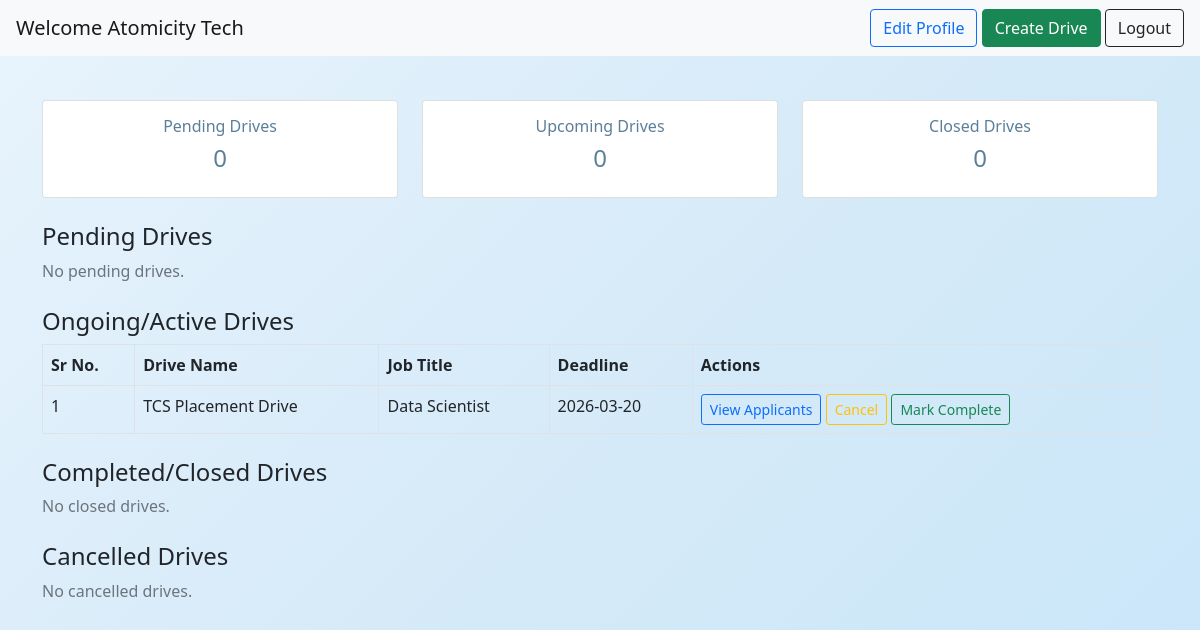
The app's page /company_dashboard/3, older data.
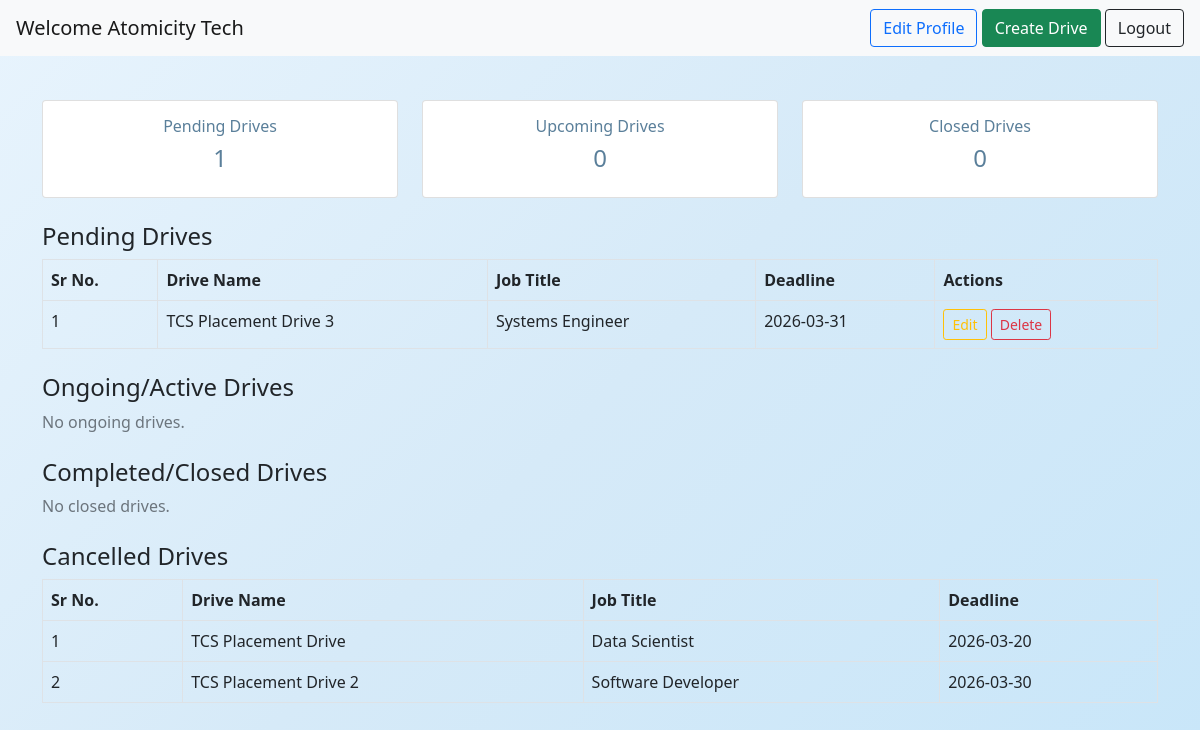
The same page, newer data.
### application/models.py (models this page shows)
class Drive(db.Model):
    __tablename__ = 'drive'
    id = db.Column(db.Integer, primary_key=True)
    company_id = db.Column(db.Integer, db.ForeignKey('company.id'), nullable=False)
    drive_name = db.Column(db.String(150), nullable=False)
    job_title = db.Column(db.String(200), nullable=False)
    job_description = db.Column(db.Text, nullable=False)
    eligibility = db.Column(db.String(300))
    salary = db.Column(db.String(100))
    deadline = db.Column(db.Date, nullable=False)
    status = db.Column(db.String(20), default="Pending")
    created_at = db.Column(db.DateTime, default=lambda: datetime.now(timezone.utc))
    applications = db.relationship('Application', backref='drive', lazy=True)

### application/controllers.py (the view)
@app.route("/company_dashboard/<int:user_id>")
def company_dashboard(user_id):
    company = Company.query.filter_by(user_id=user_id).first()
    today = date.today()
    ongoing_drives = Drive.query.filter(
        Drive.company_id == company.id,
        Drive.status == "Approved",
        Drive.deadline >= today        # deadline not yet passed
    ).all()
    pending_drives = Drive.query.filter_by(company_id=company.id, status="Pending").all()
    closed_drives = Drive.query.filter_by(
        company_id=company.id,
        status="Closed"
    ).all()
    cancelled_drives = Drive.query.filter_by(
        company_id=company.id,
        status="Cancelled"
    ).all()
    return render_template(
        "company_dash.html",
        company=company,
        ongoing_drives=ongoing_drives,
        pending_drives=pending_drives,
        closed_drives=closed_drives,
        cancelled_drives=cancelled_drives
    )

### templates/company_dash.html (shortened to what the changed rows need)
<!DOCTYPE html>
<html>
<head>
  <link href="https://cdn.jsdelivr.net/npm/bootstrap@5.0.2/dist/css/bootstrap.min.css" rel="stylesheet">
  <link rel="stylesheet" href="/static/style.css">
</head>
<body>
<div class="container mt-4">
  <div class="row mb-4">
    <div class="col">
      <div class="card text-center p-3">
        <h6>Pending Drives</h6>
        <h4>{{ pending_drives|length }}</h4>
      </div>
    </div>
    <div class="col">
    </div>
    <div class="col">
    </div>
  </div>
  <h4 class="mt-4">Pending Drives</h4>
  {% if pending_drives %}
  <table class="table table-bordered">
    <thead>
      <tr>
        <th>Sr No.</th>
        <th>Drive Name</th>
        <th>Job Title</th>
        <th>Deadline</th>
        <th>Actions</th>
      </tr>
    </thead>
    <tbody>
      {% for d in pending_drives %}
      <tr>
        <td>{{ loop.index }}</td>
        <td>{{ d.drive_name }}</td>
        <td>{{ d.job_title }}</td>
        <td>{{ d.deadline }}</td>
        <td>
          <a href="/edit_drive/{{ d.id }}/{{ company.user_id }}"
             class="btn btn-outline-warning btn-sm">Edit</a>
          <a href="/delete_drive/{{ d.id }}/{{ company.user_id }}"
             class="btn btn-outline-danger btn-sm">Delete</a>
        </td>
      </tr>
      {% endfor %}
    </tbody>
  </table>
  {% else %}
    <p class="text-muted">No pending drives.</p>
  {% endif %}
  <h4 class="mt-4">Ongoing/Active Drives</h4>
  {% if ongoing_drives %}
  <table class="table table-bordered">
    <thead>
      <tr>
        <th>Sr No.</th>
        <th>Drive Name</th>
        <th>Job Title</th>
        <th>Deadline</th>
        <th>Actions</th>
      </tr>
    </thead>
    <tbody>
      {% for d in ongoing_drives %}
      <tr>
        <td>{{ loop.index }}</td>
        <td>{{ d.drive_name }}</td>
        <td>{{ d.job_title }}</td>
        <td>{{ d.deadline }}</td>
        <td>
          <a href="/view_applicants/{{ d.id }}" class="btn btn-outline-primary btn-sm">View Applicants</a>
          <a href="/cancel_drive/{{ d.id }}" class="btn btn-outline-warning btn-sm">Cancel</a>
          <a href="/mark_complete/{{ d.id }}" class="btn btn-outline-success btn-sm">Mark Complete</a>
        </td>
      </tr>
      {% endfor %}
    </tbody>
  </table>
  {% else %}
    <p class="text-muted">No ongoing drives.</p>
  {% endif %}
  <h4 class="mt-4">Completed/Closed Drives</h4>
  {% if closed_drives %}
  <table class="table table-bordered">
    <thead>
      <tr>
        <th>Sr No.</th>
        <th>Drive Name</th>
        <th>Job Title</th>
        <th>Applicants</th>
        <th>Actions</th>
      </tr>
    </thead>
    <tbody>
      {% for d in closed_drives %}
      <tr>
        <td>{{ loop.index }}</td>
        <td>{{ d.drive_name }}</td>
        <td>{{ d.job_title }}</td>
        <td>{{ d.applications|length }}</td>
        <td>
          <a href="/view_applicants/{{ d.id }}"
             class="btn btn-outline-secondary btn-sm">View Applicants</a>
        </td>
      </tr>
      {% endfor %}
    </tbody>
  </table>
  {% else %}
    <p class="text-muted">No closed drives.</p>
  {% endif %}
  <h4 class="mt-4">Cancelled Drives</h4>
  {% if cancelled_drives %}
  <table class="table table-bordered">
    <thead>
      <tr>
        <th>Sr No.</th>
        <th>Drive Name</th>
        <th>Job Title</th>
        <th>Deadline</th>
      </tr>
    </thead>
    <tbody>
      {% for d in cancelled_drives %}
      <tr>
        <td>{{ loop.index }}</td>
        <td>{{ d.drive_name }}</td>
        <td>{{ d.job_title }}</td>
        <td>{{ d.deadline }}</td>
      </tr>
      {% endfor %}
    </tbody>
  </table>
  {% else %}
    <p class="text-muted">No cancelled drives.</p>
  {% endif %}
</div>
</body>
</html>

Row changes from the older to the newer data that the page shows:
added Drive: drive_name "TCS Placement Drive 3", job_title "Systems Engineer", deadline "2026-03-31", shown under "Pending Drives"
changed Drive "TCS Placement Drive": moves from the list under "Ongoing/Active Drives" to the list under "Cancelled Drives"
added Drive: drive_name "TCS Placement Drive 2", job_title "Software Developer", deadline "2026-03-30", shown under "Cancelled Drives"
Text that changed along with them:
{{ pending_drives|length }}: "0" → "1"
text no longer shown: "No pending drives. No cancelled drives."
text now shown: "No ongoing drives."
